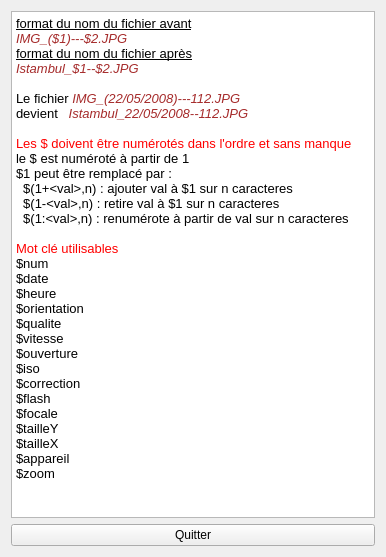
<?xml version="1.0" encoding="UTF-8"?>
<ui version="4.0">
 <class>Aide</class>
 <widget class="QWidget" name="Aide">
  <property name="geometry">
   <rect>
    <x>0</x>
    <y>0</y>
    <width>386</width>
    <height>557</height>
   </rect>
  </property>
  <property name="windowTitle">
   <string>Aide</string>
  </property>
  <layout class="QVBoxLayout" name="verticalLayout">
   <item>
    <widget class="QTextEdit" name="textEdit">
     <property name="sizePolicy">
      <sizepolicy hsizetype="Expanding" vsizetype="Expanding">
       <horstretch>0</horstretch>
       <verstretch>0</verstretch>
      </sizepolicy>
     </property>
     <property name="maximumSize">
      <size>
       <width>16777215</width>
       <height>550</height>
      </size>
     </property>
     <property name="html">
      <string>&lt;!DOCTYPE HTML PUBLIC &quot;-//W3C//DTD HTML 4.0//EN&quot; &quot;http://www.w3.org/TR/REC-html40/strict.dtd&quot;&gt;
&lt;html&gt;&lt;head&gt;&lt;meta name=&quot;qrichtext&quot; content=&quot;1&quot; /&gt;&lt;style type=&quot;text/css&quot;&gt;
p, li { white-space: pre-wrap; }
&lt;/style&gt;&lt;/head&gt;&lt;body style=&quot; font-family:'MS Shell Dlg 2'; font-size:8.25pt; font-weight:400; font-style:normal;&quot;&gt;
&lt;p style=&quot; margin-top:0px; margin-bottom:0px; margin-left:0px; margin-right:0px; -qt-block-indent:0; text-indent:0px;&quot;&gt;&lt;span style=&quot; font-size:10pt; text-decoration: underline;&quot;&gt;format du nom du fichier avant&lt;/span&gt;&lt;/p&gt;
&lt;p style=&quot; margin-top:0px; margin-bottom:0px; margin-left:0px; margin-right:0px; -qt-block-indent:0; text-indent:0px;&quot;&gt;&lt;span style=&quot; font-size:10pt; font-style:italic; color:#a52a2a;&quot;&gt;IMG_($1)---$2.JPG&lt;/span&gt;&lt;/p&gt;
&lt;p style=&quot; margin-top:0px; margin-bottom:0px; margin-left:0px; margin-right:0px; -qt-block-indent:0; text-indent:0px;&quot;&gt;&lt;span style=&quot; font-size:10pt; text-decoration: underline;&quot;&gt;format du nom du fichier après&lt;/span&gt;&lt;/p&gt;
&lt;p style=&quot; margin-top:0px; margin-bottom:0px; margin-left:0px; margin-right:0px; -qt-block-indent:0; text-indent:0px;&quot;&gt;&lt;span style=&quot; font-size:10pt; font-style:italic; color:#a52a2a;&quot;&gt;Istambul_$1--$2.JPG&lt;/span&gt;&lt;/p&gt;
&lt;p style=&quot;-qt-paragraph-type:empty; margin-top:0px; margin-bottom:0px; margin-left:0px; margin-right:0px; -qt-block-indent:0; text-indent:0px; font-size:10pt; font-style:italic; color:#a52a2a;&quot;&gt;&lt;br /&gt;&lt;/p&gt;
&lt;p style=&quot; margin-top:0px; margin-bottom:0px; margin-left:0px; margin-right:0px; -qt-block-indent:0; text-indent:0px;&quot;&gt;&lt;span style=&quot; font-size:10pt; color:#000000;&quot;&gt;Le fichier &lt;/span&gt;&lt;span style=&quot; font-size:10pt; font-style:italic; color:#a52a2a;&quot;&gt;IMG_(22/05/2008)---112.JPG &lt;/span&gt;&lt;/p&gt;
&lt;p style=&quot; margin-top:0px; margin-bottom:0px; margin-left:0px; margin-right:0px; -qt-block-indent:0; text-indent:0px;&quot;&gt;&lt;span style=&quot; font-size:10pt; color:#000000;&quot;&gt;devient&lt;/span&gt;&lt;span style=&quot; font-size:10pt; font-style:italic; color:#a52a2a;&quot;&gt;   Istambul_22/05/2008--112.JPG&lt;/span&gt;&lt;/p&gt;
&lt;p style=&quot;-qt-paragraph-type:empty; margin-top:0px; margin-bottom:0px; margin-left:0px; margin-right:0px; -qt-block-indent:0; text-indent:0px; font-size:10pt; font-style:italic; color:#a52a2a;&quot;&gt;&lt;br /&gt;&lt;/p&gt;
&lt;p style=&quot; margin-top:0px; margin-bottom:0px; margin-left:0px; margin-right:0px; -qt-block-indent:0; text-indent:0px;&quot;&gt;&lt;span style=&quot; font-size:10pt; color:#ff0000;&quot;&gt;Les $ doivent être numérotés dans l'ordre et sans manque&lt;/span&gt;&lt;/p&gt;
&lt;p style=&quot; margin-top:0px; margin-bottom:0px; margin-left:0px; margin-right:0px; -qt-block-indent:0; text-indent:0px;&quot;&gt;&lt;span style=&quot; font-size:10pt; color:#000000;&quot;&gt;le $ est numéroté à partir de 1&lt;/span&gt;&lt;/p&gt;
&lt;p style=&quot; margin-top:0px; margin-bottom:0px; margin-left:0px; margin-right:0px; -qt-block-indent:0; text-indent:0px;&quot;&gt;&lt;span style=&quot; font-size:10pt; color:#000000;&quot;&gt;$1 peut être remplacé par :&lt;/span&gt;&lt;/p&gt;
&lt;p style=&quot; margin-top:0px; margin-bottom:0px; margin-left:0px; margin-right:0px; -qt-block-indent:0; text-indent:0px;&quot;&gt;&lt;span style=&quot; font-size:10pt; color:#000000;&quot;&gt;  $(1+&amp;lt;val&amp;gt;,n) : ajouter val à $1 sur n caracteres&lt;/span&gt;&lt;/p&gt;
&lt;p style=&quot; margin-top:0px; margin-bottom:0px; margin-left:0px; margin-right:0px; -qt-block-indent:0; text-indent:0px;&quot;&gt;&lt;span style=&quot; font-size:10pt; color:#000000;&quot;&gt;  $(1-&amp;lt;val&amp;gt;,n) : retire val à $1 sur n caracteres&lt;/span&gt;&lt;/p&gt;
&lt;p style=&quot; margin-top:0px; margin-bottom:0px; margin-left:0px; margin-right:0px; -qt-block-indent:0; text-indent:0px;&quot;&gt;&lt;span style=&quot; font-size:10pt; color:#000000;&quot;&gt;  $(1:&amp;lt;val&amp;gt;,n) : renumérote à partir de val sur n caracteres&lt;/span&gt;&lt;/p&gt;
&lt;p style=&quot;-qt-paragraph-type:empty; margin-top:0px; margin-bottom:0px; margin-left:0px; margin-right:0px; -qt-block-indent:0; text-indent:0px; font-size:10pt; color:#000000;&quot;&gt;&lt;br /&gt;&lt;/p&gt;
&lt;p style=&quot; margin-top:0px; margin-bottom:0px; margin-left:0px; margin-right:0px; -qt-block-indent:0; text-indent:0px;&quot;&gt;&lt;span style=&quot; font-size:10pt; color:#ff0000;&quot;&gt;Mot clé utilisables&lt;/span&gt;&lt;/p&gt;
&lt;p style=&quot; margin-top:0px; margin-bottom:0px; margin-left:0px; margin-right:0px; -qt-block-indent:0; text-indent:0px;&quot;&gt;&lt;span style=&quot; font-size:10pt; color:#000000;&quot;&gt;$num&lt;/span&gt;&lt;/p&gt;
&lt;p style=&quot; margin-top:0px; margin-bottom:0px; margin-left:0px; margin-right:0px; -qt-block-indent:0; text-indent:0px;&quot;&gt;&lt;span style=&quot; font-size:10pt; color:#000000;&quot;&gt;$date&lt;/span&gt;&lt;/p&gt;
&lt;p style=&quot; margin-top:0px; margin-bottom:0px; margin-left:0px; margin-right:0px; -qt-block-indent:0; text-indent:0px;&quot;&gt;&lt;span style=&quot; font-size:10pt; color:#000000;&quot;&gt;$heure&lt;/span&gt;&lt;/p&gt;
&lt;p style=&quot; margin-top:0px; margin-bottom:0px; margin-left:0px; margin-right:0px; -qt-block-indent:0; text-indent:0px;&quot;&gt;&lt;span style=&quot; font-size:10pt; color:#000000;&quot;&gt;$orientation&lt;/span&gt;&lt;/p&gt;
&lt;p style=&quot; margin-top:0px; margin-bottom:0px; margin-left:0px; margin-right:0px; -qt-block-indent:0; text-indent:0px;&quot;&gt;&lt;span style=&quot; font-size:10pt; color:#000000;&quot;&gt;$qualite&lt;/span&gt;&lt;/p&gt;
&lt;p style=&quot; margin-top:0px; margin-bottom:0px; margin-left:0px; margin-right:0px; -qt-block-indent:0; text-indent:0px;&quot;&gt;&lt;span style=&quot; font-size:10pt; color:#000000;&quot;&gt;$vitesse&lt;/span&gt;&lt;/p&gt;
&lt;p style=&quot; margin-top:0px; margin-bottom:0px; margin-left:0px; margin-right:0px; -qt-block-indent:0; text-indent:0px;&quot;&gt;&lt;span style=&quot; font-size:10pt; color:#000000;&quot;&gt;$ouverture&lt;/span&gt;&lt;/p&gt;
&lt;p style=&quot; margin-top:0px; margin-bottom:0px; margin-left:0px; margin-right:0px; -qt-block-indent:0; text-indent:0px;&quot;&gt;&lt;span style=&quot; font-size:10pt; color:#000000;&quot;&gt;$iso&lt;/span&gt;&lt;/p&gt;
&lt;p style=&quot; margin-top:0px; margin-bottom:0px; margin-left:0px; margin-right:0px; -qt-block-indent:0; text-indent:0px;&quot;&gt;&lt;span style=&quot; font-size:10pt; color:#000000;&quot;&gt;$correction&lt;/span&gt;&lt;/p&gt;
&lt;p style=&quot; margin-top:0px; margin-bottom:0px; margin-left:0px; margin-right:0px; -qt-block-indent:0; text-indent:0px;&quot;&gt;&lt;span style=&quot; font-size:10pt; color:#000000;&quot;&gt;$flash&lt;/span&gt;&lt;/p&gt;
&lt;p style=&quot; margin-top:0px; margin-bottom:0px; margin-left:0px; margin-right:0px; -qt-block-indent:0; text-indent:0px;&quot;&gt;&lt;span style=&quot; font-size:10pt; color:#000000;&quot;&gt;$focale&lt;/span&gt;&lt;/p&gt;
&lt;p style=&quot; margin-top:0px; margin-bottom:0px; margin-left:0px; margin-right:0px; -qt-block-indent:0; text-indent:0px;&quot;&gt;&lt;span style=&quot; font-size:10pt; color:#000000;&quot;&gt;$tailleY&lt;/span&gt;&lt;/p&gt;
&lt;p style=&quot; margin-top:0px; margin-bottom:0px; margin-left:0px; margin-right:0px; -qt-block-indent:0; text-indent:0px;&quot;&gt;&lt;span style=&quot; font-size:10pt; color:#000000;&quot;&gt;$tailleX&lt;/span&gt;&lt;/p&gt;
&lt;p style=&quot; margin-top:0px; margin-bottom:0px; margin-left:0px; margin-right:0px; -qt-block-indent:0; text-indent:0px;&quot;&gt;&lt;span style=&quot; font-size:10pt; color:#000000;&quot;&gt;$appareil&lt;/span&gt;&lt;/p&gt;
&lt;p style=&quot; margin-top:0px; margin-bottom:0px; margin-left:0px; margin-right:0px; -qt-block-indent:0; text-indent:0px;&quot;&gt;&lt;span style=&quot; font-size:10pt; color:#000000;&quot;&gt;$zoom&lt;/span&gt;&lt;/p&gt;&lt;/body&gt;&lt;/html&gt;</string>
     </property>
    </widget>
   </item>
   <item>
    <widget class="QPushButton" name="pushButton">
     <property name="text">
      <string>Quitter</string>
     </property>
    </widget>
   </item>
  </layout>
 </widget>
 <resources/>
 <connections>
  <connection>
   <sender>pushButton</sender>
   <signal>clicked()</signal>
   <receiver>Aide</receiver>
   <slot>close()</slot>
   <hints>
    <hint type="sourcelabel">
     <x>192</x>
     <y>526</y>
    </hint>
    <hint type="destinationlabel">
     <x>192</x>
     <y>273</y>
    </hint>
   </hints>
  </connection>
 </connections>
</ui>
